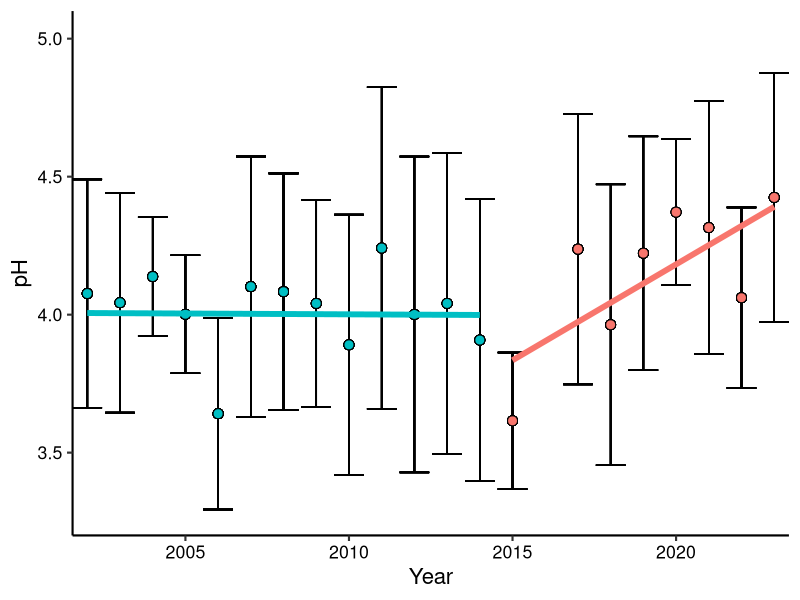
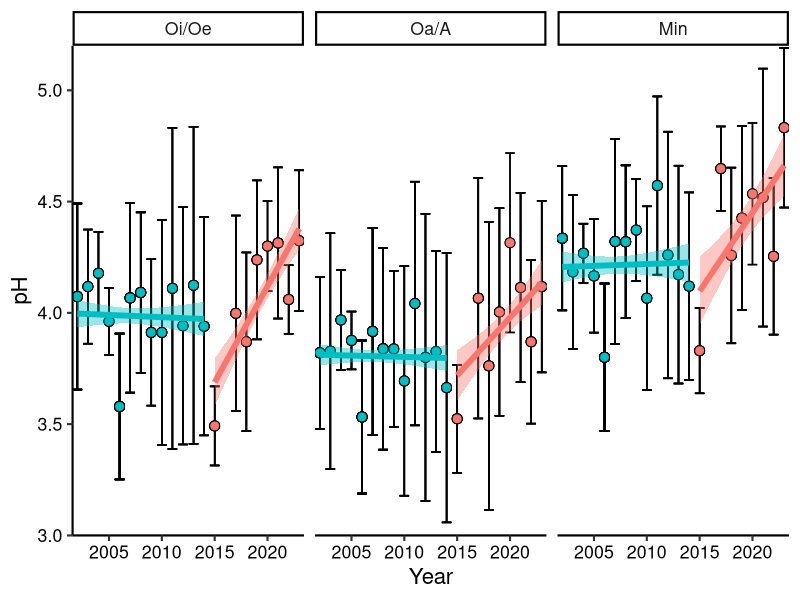
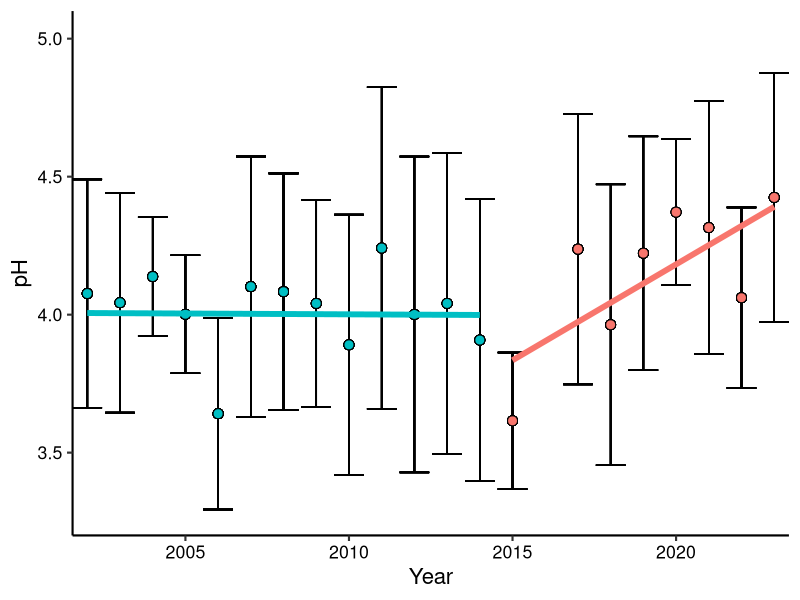
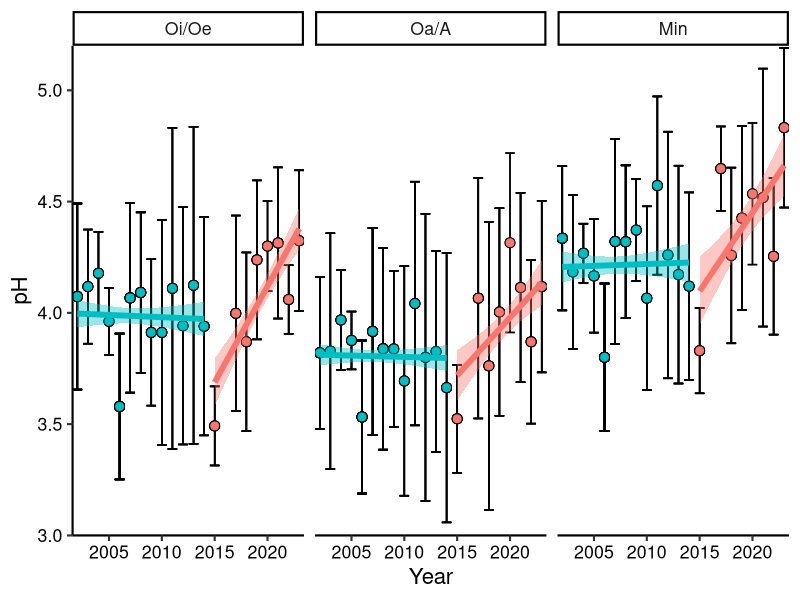

R code for these plots, in order:
## Hubbard Brook archived soil samples project ##
## soil pH ##
## Sophie von Fromm ##
## 2024-11-15 ##

library(tidyverse)

soil_data <- read_csv("./Data/HubbardBrook_microbialBiomass_1994-2023.csv")

pH_data <- soil_data %>% 
  filter(Treatment == "BearBrook") %>% 
  filter(El == "L") %>% 
  mutate(Year = as.numeric(format(Date, "%Y"))) %>% 
  mutate(pH = na_if(pH, -9999.99)) %>% 
  drop_na(pH) %>% 
  group_by(Year) %>% 
  mutate(pH_mean = mean(pH),
         pH_sd = sd(pH),
         breakpoint = case_when(
           Year < 2015 ~ "pre",
           TRUE ~ "post"
         )) %>% 
  ungroup()

pH_data %>%  
  ggplot(aes(x = Year, y = pH_mean, fill = breakpoint)) +
  geom_errorbar(aes(ymin = pH_mean - pH_sd, ymax = pH_mean + pH_sd)) +
  geom_point(shape = 21, size = 3,) +
  geom_smooth(aes(color = breakpoint), method = "lm", linewidth = 2, se = FALSE) +
  theme_classic(base_size = 16) +
  theme(axis.text = element_text(color = "black"),
        legend.position = "none",
        panel.background = element_rect(fill = "transparent"),
        plot.background = element_rect(fill = "transparent", color = NA)) +
  scale_x_continuous("Year", expand = c(0,0)) +
  scale_y_continuous("pH", expand = c(0,0), limits = c(3.2,5.1))

ggsave("./Output/HBEF_pH.png", bg = "transparent",
       width = 6, height = 4.5)

lm_pH <- lm(pH ~ Year, 
            data = pH_data %>% 
              filter(breakpoint == "post"))
summary(lm_pH)

pH_data %>% 
  filter(breakpoint == "post") %>% 
  count(Year)

lm_pH$coefficients[2]*8

pH_data_grp <- soil_data %>% 
  filter(Treatment == "BearBrook") %>% 
  filter(El == "L") %>% 
  mutate(Year = as.numeric(format(Date, "%Y"))) %>% 
  mutate(pH = na_if(pH, -9999.99)) %>% 
  drop_na(pH) %>% 
  group_by(Year, Hor) %>% 
  mutate(pH_mean = mean(pH),
         pH_sd = sd(pH),
         breakpoint = case_when(
           Year < 2015 ~ "pre",
           TRUE ~ "post"
         )) %>% 
  ungroup()

pH_data_grp$Hor <- factor(pH_data_grp$Hor, levels = c("Oi/Oe", "Oa/A", "Min"), 
                          ordered = TRUE)

pH_data_grp %>%  
  ggplot(aes(x = Year, y = pH_mean, fill = breakpoint)) +
  geom_errorbar(aes(ymin = pH_mean - pH_sd, ymax = pH_mean + pH_sd)) +
  geom_point(shape = 21, size = 3,) +
  facet_wrap(~Hor) +
  geom_smooth(aes(color = breakpoint), method = "lm", linewidth = 2) +
  theme_classic(base_size = 16) +
  theme(axis.text = element_text(color = "black"),
        legend.position = "none",
        panel.background = element_rect(fill = "transparent"),
        plot.background = element_rect(fill = "transparent", color = NA)) +
  scale_x_continuous("Year", expand = c(0,0)) +
  scale_y_continuous("pH", expand = c(0,0), limits = c(3.0,5.2))

ggsave("./Output/HBEF_pH_Horizon.png", bg = "transparent",
       width = 6, height = 4.5)

lm_pH_oie <- lm(pH ~ Year, 
            data = pH_data_grp %>% 
              filter(breakpoint == "post",
                     Hor == "Oi/Oe"))
summary(lm_pH_oie)

pH_data_grp %>% 
  filter(Hor == "Oi/Oe") %>% 
  filter(breakpoint == "post") %>% 
  count(Year)

lm_pH_oie$coefficients[2]*8

lm_pH_oa <- lm(pH ~ Year, 
                data = pH_data_grp %>% 
                  filter(breakpoint == "post",
                         Hor == "Oa/A"))
summary(lm_pH_oa)

pH_data_grp %>% 
  filter(Hor == "Oi/Oe") %>% 
  filter(breakpoint == "post") %>% 
  count(Year)

lm_pH_oa$coefficients[2]*8

lm_pH_oie$coefficients[2]*8

lm_pH_min <- lm(pH ~ Year, 
               data = pH_data_grp %>% 
                 filter(breakpoint == "post",
                        Hor == "Min"))
summary(lm_pH_min)

pH_data_grp %>% 
  filter(Hor == "Min") %>% 
  filter(breakpoint == "post") %>% 
  count(Year)

lm_pH_min$coefficients[2]*8
